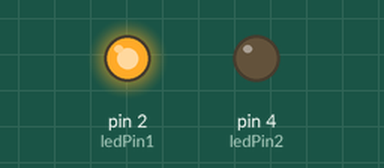
Recording of a sketch running on a simulated Arduino Uno, built with avr-gcc and run on an emulated ATmega328P. Parts: output pins drawn as LEDs (lit = HIGH).

Above: at 0.5 s.
At 1.5 s:
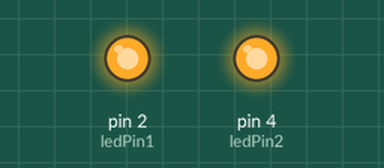
At 8.2 s:
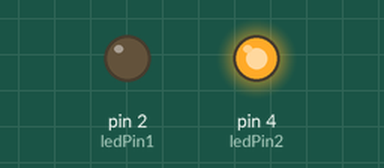
At 15.5 s:
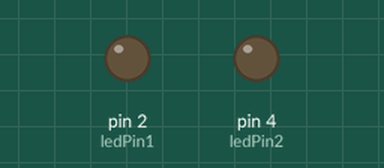
Timing chart, 0 to 16.9 s (numbered marks = the images above):
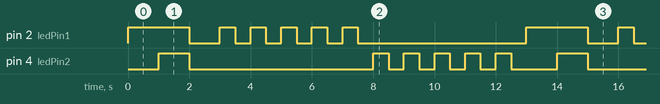

The sketch:

project1Ex1.ino
```cpp
int ledPin1 = 2;  //  ledPin is an integer that takes the value 2, representing the pin number
int ledPin2 = 4;

void setup() {
  // put your setup code here, to run once:
  pinMode(2, OUTPUT);
  pinMode(4, OUTPUT);
}

void loop() {

  digitalWrite(ledPin1, HIGH);  // power ledPin and turn ledPin on if button is pressed
  delay(1000);
  digitalWrite(ledPin2, HIGH);  //do not power ledPin if button is not pressed
  delay(1000);
  digitalWrite(ledPin1, LOW);
  digitalWrite(ledPin2, LOW);
  delay(1000);

  for (int i = 0; i < 5; i++) {
    digitalWrite(ledPin1, HIGH);
    delay(500);
    digitalWrite(ledPin1, LOW);
    delay(500);
  }
  for (int i = 0; i < 5; i++) {
    digitalWrite(ledPin2, HIGH);
    delay(500);
    digitalWrite(ledPin2, LOW);
    delay(500);
  }
}
```

Measured:
- by itself, pin 2 (ledPin1): repeats every 13.0 s: LOW 1.0 s, 4 × (HIGH 0.50 s, LOW 0.50 s), HIGH 0.50 s, LOW 5.5 s, HIGH 2.0 s
- by itself, pin 4 (ledPin2): repeats every 13.0 s: LOW 6.0 s, 4 × (HIGH 0.50 s, LOW 0.50 s), HIGH 0.50 s, LOW 1.5 s, HIGH 1.0 s
- by itself, everything shown: repeats every 13.0 s, in 23 steps
